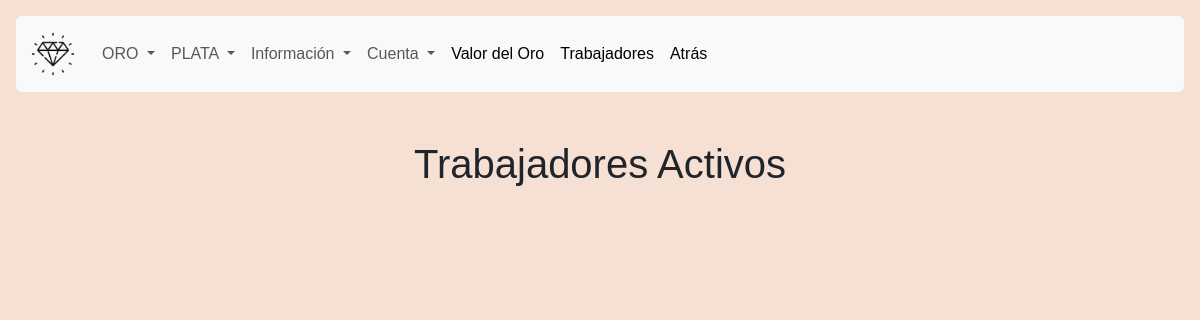
The page /tienda/index (signed in) on the database as committed earlier.
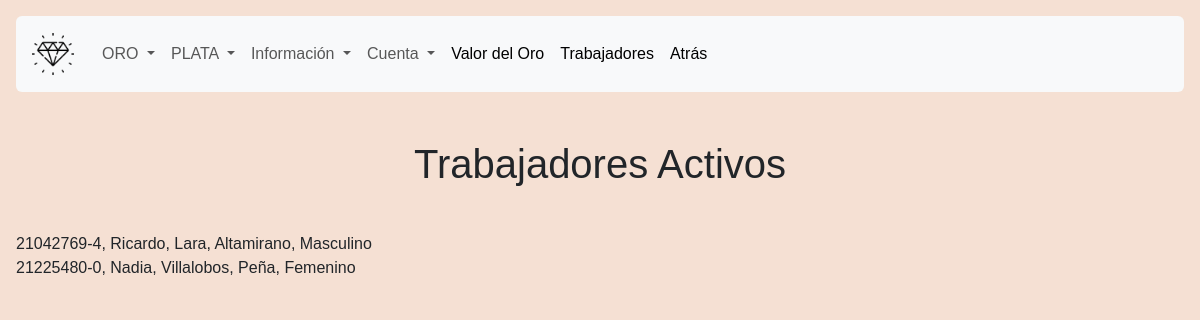
The same page on the database as committed later.
### tienda/models.py (models this page shows, shortened)
class Trabajador(models.Model):
    rut = models.CharField(primary_key=True, max_length=10)
    nombre = models.CharField(max_length=20)
    apellido_paterno = models.CharField(max_length=20)
    apellido_materno = models.CharField(max_length=20)
    fecha_nacimiento = models.DateField(blank=False, null=False)
    id_genero = models.ForeignKey('Genero',on_delete=models.CASCADE, db_column='idGenero')
    telefono = models.CharField(max_length=45)
    email = models.EmailField(unique=True, max_length=100, blank=True, null=True)
    direccion = models.CharField(max_length=50, blank=True, null=True)
    activo = models.IntegerField()

class Genero(models.Model):
    id_genero = models.AutoField(db_column='idGenero', primary_key=True)
    genero = models.CharField(max_length=20, blank=False, null=False)

### tienda/views.py (the view)
# urls.py: path('index',views.index, name='index'),
@login_required
def index(request):
    tienda= Trabajador.objects.all()
    context={"tienda":tienda}
    return render(request, 'tienda/index.html', context)

### tienda/templates/tienda/index.html (shortened to what this page needs)
{% load static %}
<!DOCTYPE html>
<html lang="en">
<head>
    <link href="https://cdn.jsdelivr.net/npm/bootstrap@5.3.3/dist/css/bootstrap.min.css" rel="stylesheet">
    <link rel="stylesheet" href="{% static 'trabajadores.css' %}">
    <nav class="navbar navbar-expand-lg bg-body-tertiary rounded" data-bs-theme="white">
      <div class="container-fluid">
        <a class="navbar-brand" href="principal">
          <img src="{% static 'images/joya.png' %}" alt="Logo" width="50" height="50">
        </a>
        <div class="collapse navbar-collapse" id="navbarNavDropdown">
          <ul class="navbar-nav">
            <li class="nav-item dropdown">
              <a class="nav-link dropdown-toggle" href="#" role="button" data-bs-toggle="dropdown" aria-expanded="false">
                ORO
              </a>
            </li>
            <li class="nav-item dropdown">
              <a class="nav-link dropdown-toggle" href="#" role="button" data-bs-toggle="dropdown" aria-expanded="false">
                PLATA
              </a>
            </li>
            <li class="nav-item dropdown">
              <a class="nav-link dropdown-toggle" href="#" role="button" data-bs-toggle="dropdown" aria-expanded="false">
                Información
              </a>
            </li>
            <li class="nav-item dropdown">
              <a class="nav-link dropdown-toggle" href="#" role="button" data-bs-toggle="dropdown" aria-expanded="false">
                Cuenta
              </a>
            </li>
            <li class="nav-item">
              <a class="nav-link active" aria-current="page" href="API">Valor del Oro</a>
            </li>
            <li class="nav-item">
                <a class="nav-link active" aria-current="page" href="index">Trabajadores</a>
              </li>
            <li class="nav-item">
              <a class="nav-link active" aria-current="page" href="principal">Atrás</a>
            </li>
          </ul>
        </div>
      </div>
    </nav>
</head>
<body class="p-3 m-0 border-0 bd-example m-0 border-0">
    <br>
    <br>
    <h1 style="text-align: center;">Trabajadores Activos</h1>
    <br>
    {% for trabajador in tienda %}
        {{trabajador.rut}}, {{trabajador.nombre}}, {{trabajador.apellido_paterno}},
        {{trabajador.apellido_materno}}, {{trabajador.id_genero.genero}} <br>
    {% endfor%}
</body>
</html>

### tienda/web/static/trabajadores.css (style rules this page uses)
body { background-color: #f5e0d3; font-family: Arial, sans-serif; padding: 20px; }
h1 { margin-bottom: 20px; }

Rows that differ between the two databases and show on the page:
added Trabajador: rut "21042769-4", nombre "Ricardo", apellido_paterno "Lara", apellido_materno "Altamirano", id_genero.genero "Masculino"
added Trabajador: rut "21225480-0", nombre "Nadia", apellido_paterno "Villalobos", apellido_materno "Peña", id_genero.genero "Femenino"
